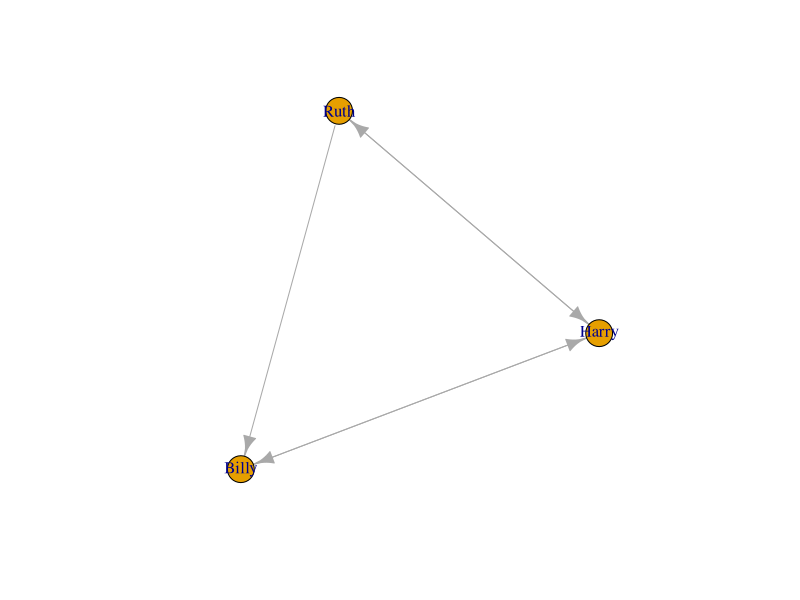

Here is the R script that generated this plot:
## ---- chunk 1
library(igraph)
## ---- chunk 2

users <- data.frame(name=c("Billy", "Harry", "Ruth"))
relations <- data.frame(from=c("Billy", "Harry", "Harry", "Ruth", "Ruth"), to=c("Harry", "Billy", "Ruth", "Harry", "Billy"))

g <- graph_from_data_frame(relations, directed=TRUE, vertices=users)
print(g)

## ---- chunk 3

plot(g)

